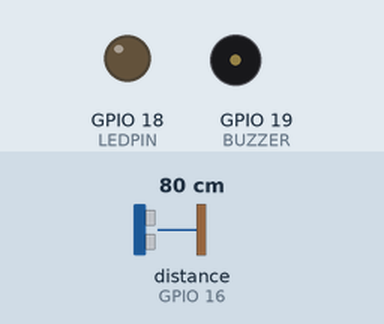
Recording of a sketch running on a simulated ESP32. Parts: output pins drawn as LEDs (lit = HIGH), buzzer (waves = sounding, pin HIGH). Wiring (inferred from the names in the program): ultrasonic range finder: trigger GPIO 17; echo GPIO 16. The inputs (shaded band) are chosen by the test bench; at power-on: distance to the obstacle (sensor on GPIO 16) 80 cm. The echo pulse lasts 58.3 µs per cm; WiFi joins after 1.5 s; servers stay silent unless stated; uploads are accepted with an empty reply; pins used as bus, display or sensor lines are not drawn; what the sketch prints to the serial monitor is not drawn.

Above: at 2.7 s.
2.8 s: distance to the obstacle (sensor on GPIO 16) set to 13 cm
5.8 s: distance to the obstacle (sensor on GPIO 16) set to 10 cm
At 7.2 s:
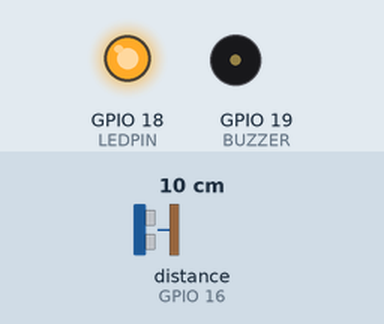
8.8 s: distance to the obstacle (sensor on GPIO 16) set to 7 cm
12.0 s: distance to the obstacle (sensor on GPIO 16) set to 4 cm
At 13.7 s:
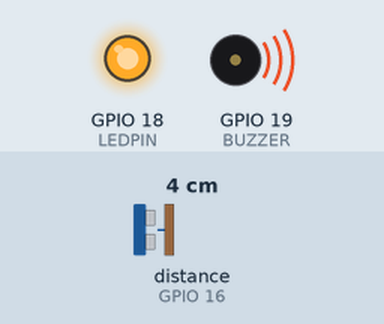
15.0 s: distance to the obstacle (sensor on GPIO 16) set to 9 cm
At 15.5 s:
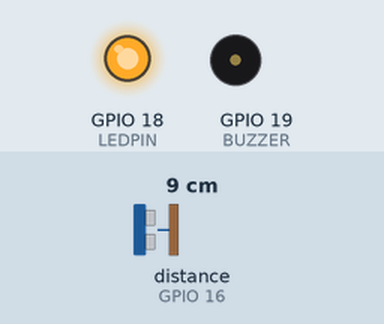
18.0 s: distance to the obstacle (sensor on GPIO 16) set to 2 cm
At 20.2 s:
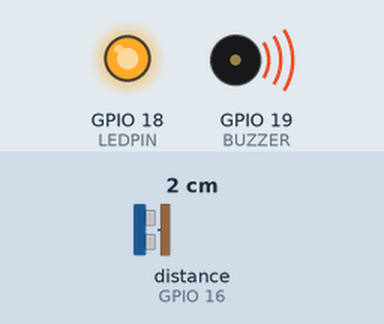
Timing chart, 0 to 21.7 s (numbered marks = the images above; inputs shaded):
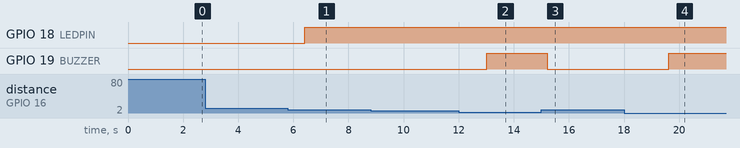

The sketch:

sketch_dec20a.ino
```cpp
#include <WiFi.h>
#include <HTTPClient.h>

// --- KREDENSIAL WIFI ---
const char* ssid = "BERAKK";
const char* pass = "bayutakterkalahkan";

// --- ALAMAT SERVER ---
const char* serverName = "http://10.207.32.229/monitoring_perahu/post_data.php";

// --- DEFINISI PIN ---
#define TRIG 17
#define ECHO 16
#define BUZZER 19
#define LEDPIN 18

// --- KONFIGURASI BATAS JARAK ---
float batas_bahaya = 4.0; // 0 - 5 cm = Bahaya
float batas_normal = 10.0; // 5.1 - 8 cm = Normal

unsigned long lastTime = 0;
unsigned long timerDelay = 2000;

void setup() {
  Serial.begin(115200);

  pinMode(TRIG, OUTPUT);
  pinMode(ECHO, INPUT);
  pinMode(BUZZER, OUTPUT);
  pinMode(LEDPIN, OUTPUT);

  digitalWrite(BUZZER, LOW);
  digitalWrite(LEDPIN, LOW);

  WiFi.mode(WIFI_STA); // Memastikan ESP32 bertindak sebagai client
  WiFi.begin(ssid, pass);
  Serial.print("Menghubungkan ke WiFi: ");
  Serial.println(ssid);

  while (WiFi.status() != WL_CONNECTED) {
    delay(500);
    Serial.print(".");
  }
  Serial.println("\nTerhubung ke WiFi!");
}

long bacaJarak() {
  digitalWrite(TRIG, LOW);
  delayMicroseconds(2);
  digitalWrite(TRIG, HIGH);
  delayMicroseconds(10);
  digitalWrite(TRIG, LOW);
  long durasi = pulseIn(ECHO, HIGH, 30000);
  if (durasi == 0) return 999;
  return durasi * 0.034 / 2;
}

void loop() {
  if ((millis() - lastTime) > timerDelay) {
    if (WiFi.status() == WL_CONNECTED) {

      long jarak = bacaJarak();
      int s_led = 0;
      int s_buzzer = 0;

      // --- LOGIKA PERBAIKAN (SINKRON DENGAN WEB) ---

      if (jarak <= batas_bahaya) {
        // KONDISI BAHAYA (0 - 5 cm)
        s_led = 1;
        s_buzzer = 1;
        Serial.println("Kondisi: BAHAYA (Overload)");
      }
      else if (jarak <= batas_normal) {
        // KONDISI NORMAL (6, 7, 8 cm AKAN MASUK SINI)
        // LED Nyala, Buzzer Mati
        s_led = 1;
        s_buzzer = 0;
        Serial.println("Kondisi: NORMAL");
      }
      else {
        // KONDISI AMAN (> 8 cm)
        s_led = 0;
        s_buzzer = 0;
        Serial.println("Kondisi: AMAN / KOSONG");
      }

      // Kontrol Fisik
      digitalWrite(LEDPIN, s_led);
      digitalWrite(BUZZER, s_buzzer);

      // Kirim ke Web
      HTTPClient http;
      http.begin(serverName);
      http.addHeader("Content-Type", "application/x-www-form-urlencoded");

      String httpRequestData = "jarak=" + String(jarak) +
                               "&led=" + String(s_led) +
                               "&buzzer=" + String(s_buzzer);

      int httpResponseCode = http.POST(httpRequestData);

      // Cek di Serial Monitor, pastikan LED Status bernilai 1 saat jarak 6-8 cm
      Serial.print("Jarak: "); Serial.print(jarak);
      Serial.print(" cm | LED Status: "); Serial.print(s_led);
      Serial.print(" | HTTP: "); Serial.println(httpResponseCode);

      http.end();
    }
    lastTime = millis();
  }
}
```

Measured:
- the behaviour switches between 12 and 11 cm on distance to the obstacle (sensor on GPIO 16) (found by bisection; images 0 and 1)
- the behaviour switches between 6 and 5 cm on distance to the obstacle (sensor on GPIO 16) (found by bisection; images 1 and 2)
- after the input at 2.8 s, every drawn part: stays the same
- after the input at 5.8 s, GPIO 18 (LEDPIN): LOW → HIGH after 0.61 s
- after the input at 8.8 s, every drawn part: stays the same
- after the input at 12.0 s, GPIO 19 (BUZZER): LOW → HIGH after 1.0 s
- after the input at 15.0 s, GPIO 19 (BUZZER): HIGH → LOW after 0.22 s
- after the input at 18.0 s, GPIO 19 (BUZZER): LOW → HIGH after 1.6 s
